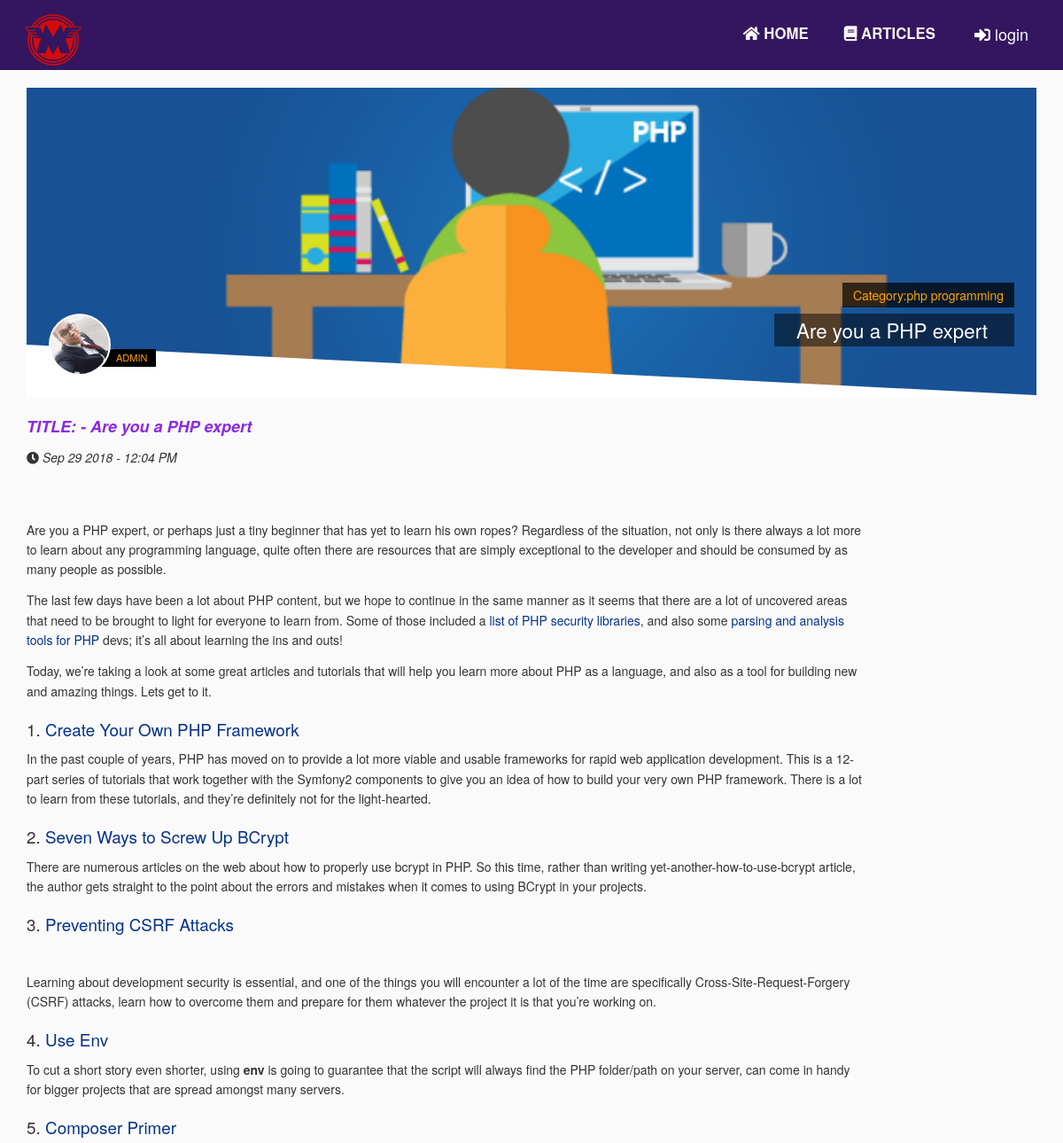
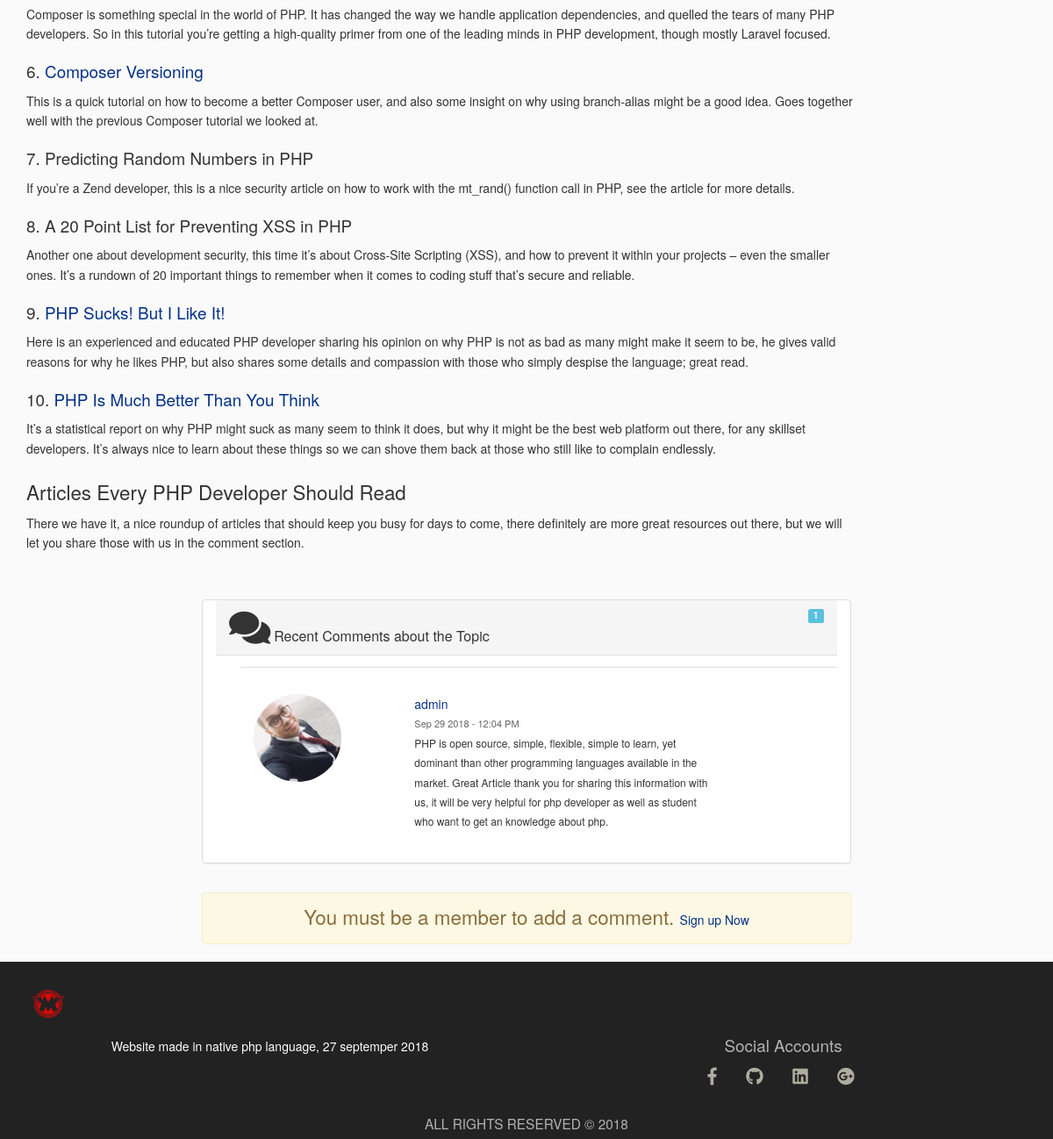
Page /article.php?id=3 on the committed database (2 pictures, top to bottom).
### tables this page shows
CREATE TABLE `posts` (
  `post_id` int(11) NOT NULL,
  `title` varchar(255) NOT NULL,
  `post` longtext NOT NULL,
  `category_id` varchar(255) NOT NULL,
  `image` varchar(255) NOT NULL,
  `author_id` int(11) NOT NULL,
  `status` varchar(255) NOT NULL DEFAULT 'draft',
  `post_date` timestamp(6) NOT NULL DEFAULT CURRENT_TIMESTAMP(6)
);

CREATE TABLE `users` (
  `user_id` int(11) NOT NULL,
  `username` varchar(255) NOT NULL,
  `email` varchar(255) NOT NULL,
  `password` varchar(255) NOT NULL,
  `gender` varchar(255) NOT NULL,
  `profile_photo` varchar(255) NOT NULL,
  `about_user` text NOT NULL,
  `facebook` varchar(255) NOT NULL,
  `linkdin` varchar(255) NOT NULL,
  `youtube` varchar(255) NOT NULL,
  `role` varchar(255) NOT NULL DEFAULT 'writer',
  `statusUser` varchar(255) NOT NULL DEFAULT 'safe',
  `reg_date` timestamp NULL DEFAULT CURRENT_TIMESTAMP
);

CREATE TABLE `category` (
  `cate_id` int(11) NOT NULL,
  `categoryName` varchar(255) NOT NULL
);

CREATE TABLE `comments` (
  `com_id` int(11) NOT NULL,
  `com_post_id` int(11) NOT NULL,
  `com_user_id` int(11) NOT NULL,
  `comment` text NOT NULL,
  `status` varchar(255) NOT NULL DEFAULT 'published',
  `com_date` timestamp NOT NULL DEFAULT CURRENT_TIMESTAMP
);

### article.php (the view, shortened to what this page needs)
<?php
include_once("include/header.php");
$id = intval($_GET['id']);
$sql = mysqli_query($connect," SELECT * FROM `posts` p
                                            INNER JOIN `users` u
                                                ON p.author_id = u.user_id
                                            INNER JOIN `category` c
                                                ON p.category_id = c.categoryName
                                            WHERE
                                            `post_id` = '$id'
                                            ORDER BY
                                            `post_id` DESC
                                        ");
$post = mysqli_fetch_assoc($sql);
            $commentSql = mysqli_query($connect,"SELECT * FROM `comments` c
                                                INNER JOIN `users` u
                                                ON c.com_user_id = u.user_id
                                                WHERE
                                                `com_post_id` = '$id'
                                                AND
                                                `status` = 'published'
                                                ORDER BY `com_id` ASC
                                                ");
?>
<div class="container" style="overflow-wrap: break-word; ">
    <div class="col-xs-12">
        <div class="row">
        <div class="header">
            <img style="width:100%" src="<?php echo $post['image']; ?>" />
            <div class="triangulo"></div>
            <div class="profile">
                <img style="height: 70px; width: 70px;" class="photo-author img-circle" src="<?php echo $post['profile_photo']; ?>" />
                <span class="name-author"><a style="color:#ffa500; text-transform: uppercase;" href="profile.php?userId=<?php echo $post['user_id']?>"><?php echo $post['username']; ?></a></span>
            </div>
            <h5 class="sub-title">Category:<?php echo $post['categoryName']; ?></h5>
            <h2 class="title"><?php echo (strlen($post['title']) > 30 ? substr($post['title'],0, 30) . '...' : $post['title']);?></h2>
        </div>
        <div class="row">
            <div class="col-xs-12">
                <h4 style="line-height: 25px; font-style: italic;">
                    <span class="h4"><strong style="color: blueviolet;">TITLE: -
                    <?php echo $post['title']; ?>
                  </strong></span>
                </h4>
                <h4 class="h5" style="line-height: 25px; font-style: italic;">
                   <i class="fas fa-clock"></i>
                    <?php echo date('M j Y - g:i A', strtotime($post['post_date'])); ?>
                </h4>
            </div>
        </div>
        <div class="row row-eq-height" style="">
            <div class="col-xs-10 text">
                         <?php echo $post['post']; ?>
            </div>
        </div>
   </div>
   <div class="col-md-8 col-md-offset-2" style="text-align: center;">
   </div>
 <div class="panel panel-default widget col-md-8 col-md-offset-2 ">
            <div class="panel-heading">
                <i class="fas fa-comments fa-3x"></i>
                <h3 class="panel-title">
                    Recent Comments about the Topic</h3>
                    <?php
                      $count_comment = mysqli_query($connect,"SELECT `com_id`
                                                                  FROM `comments`
                                                                    WHERE
                                                                  `com_post_id`='$id'
                                                                  ");
                      $count = mysqli_num_rows($count_comment);
                    ?>
                <span class="label label-info">
                   <?php echo $count; ?></span>
            </div>
            <div class="panel-body">
                <ul class="list-group">
              <?php
                                    if (mysqli_num_rows($commentSql) == 0) {?>
                                        <h2 class="alert alert-info" style="text-align: center;" role="alert">THERE ARE NO COMMENTS YET</h2>
              <?php }else{
                    while ($comment = mysqli_fetch_assoc($commentSql)) {
              ?>
                         <li class="list-group-item">
                        <div class="row">
                            <div class="col-xs-4 col-md-4 img-responsive" >
                                <img style="width: 100px; max-width: 100px; height: 100px; max-height: 100px;"
                                     src="<?php echo $comment['profile_photo'];?>"
                                     class="img-circle img-responsive"
                                     alt="<?php echo $comment['username'];?>"  />
                            </div>
                            <div class="col-xs-7 col-md-8">
                                <div>
                                    <a href="profile.php?userId=<?php echo $comment['user_id'];?>">
                                        <?php echo $comment['username'];?>
                                     </a>
                                    <div class="mic-info">
                                         <?php echo date('M j Y - g:i A' ,strtotime($comment['com_date']));?>
                                    </div>
                                </div>
                                <div class="comment-text">
                                    <?php echo $comment['comment'];?>
                                </div>
                            </div>
                        </div>
                    </li>
                <?php }} ?>
                </ul>
            </div>
        </div>
<?php
if(isset($_SESSION['id'])){
   $Updateuser = mysqli_query($connect,"SELECT * FROM `users` WHERE `user_id` = '$_SESSION[id]'");
   $user = mysqli_fetch_assoc($Updateuser);
    if($user['statusUser'] == 'safe'){
?>
<div class="container col-md-12">
  <div class="row">
    <b class="h2" style="color: #d40b0bcf;">Write a Comment</b>
  </div>
    <div class="row">
    <div class="col-md-6">
                <div class="widget-area no-padding blank">
                <div class="status-upload">
                  <form action="controller/comment.php" method="POST" id="comments">
                    <input type="hidden" name="id" value="<?php echo $id;?>">
                    <textarea name="comment" placeholder="write a comment" ></textarea>
                        <div id="com_result"></div>
                    <button type="submit" name="add_com" class="btn btn-success green"><i class="fa fa-share"></i> Add Comment</button>
                  </form>
                </div>
              </div>
            </div>
    </div>
</div>
<!--
  endwrite comment
                 -->
        <?php
              }else{
                 echo '<h3 style="text-align:center;" class=" col-md-8 col-md-offset-2 alert alert-danger" role="alert">Your Account has been banned from comment temporary</h3>';
              }
      }else{
 echo '<h2 style="text-align:center;" class=" col-md-8 col-md-offset-2 alert alert-warning" role="alert">You must be a member to add a comment. <a style="font-size:14px;" href="new_profile.php" target="_blank">Sign up Now</a></h2>';
}
?>
  </div>
</div>
<?php
include_once("include/footer.php");
?>

### css/style.css (style rules this page uses)
ol, ul { list-style: none }
* { margin: 0; padding: 0 }
* { outline: none }
.row:after { content: "."; display: block; clear: both; visibility: hidden; line-height: 0; height: 0 }
a { color: #043189; text-decoration: none; cursor: pointer; cursor: hand }
a:not(.slide), span:not(.slide) { -webkit-transition-duration: .1s; -webkit-transition-property: color, background-color, opacity, outline; -moz-transition-duration: .1s; -moz-transition-property: color, background-color, opacity, outline; transition-duration: .1s; transition-property: color, background-color, opacity, outline }
h1, h2, h3, h4, h5, h6 { line-height: 1em; margin: .6em 0 }
h1:first-child, h2:first-child, h3:first-child, h4:first-child, h5:first-child, h6:first-child { margin-top: 0 }
h2 { font-size: 160% }
h3 { font-size: 135% }
h4 { font-size: 110%; margin-top: 2em }
p+h2, ul+h2, ol+h2, p+h3, ul+h3, ol+h3 { margin-top: 1.2em }
p, ul, ol, table { line-height: 1.6em; margin: .9em 0 }
ul, ol { margin-left: 2em }
ul { list-style-type: square }
html { height: 100% }
body { height: 100%; background: #fff }
.row { margin-top: 20px; margin-bottom: 20px }
.header { position:relative;overflow:hidden;max-height:350px;display:flex;align-items:center;justify-content:center }
.text { margin-top:15px; }
.title { position: absolute; bottom: 45px; padding: 7px; right: 25px; padding-left: 25px; padding-right: 30px; color: white; background: rgba(0,0,0,0.5); }
.sub-title { position: absolute; bottom: 94px; padding: 7px; right: 25px; padding-left: 12px; padding-right: 12px; color: orange; background: rgba(0,0,0,0.7); }
.name-author { position: absolute; bottom: 35px; left: 100px; font-size: 11px; color: white; background: black; padding: 2px; padding-right: 10px; padding-left: 22px; margin-left: -21px; z-index: 1; font-weight: 500; }
.photo-author { max-height: 70px; padding: 2px; position: absolute; left: 25px; bottom: 25px; background: white; z-index: 3; }
.triangulo { position:absolute; bottom:0px; left:0px; width: 0; height: 0; border-style: solid; border-width: 60px 0 0 1200px; border-color: transparent transparent transparent #ffffff; }
.row-eq-height { display: -webkit-box; display: -webkit-flex; display: -ms-flexbox; display: flex; }
.widget .panel-body { padding:0px; }
.widget .list-group { margin-bottom: 0; }
.widget .panel-title { display:inline }
.widget .label-info { float: right; }
.widget li.list-group-item { border-radius: 0;border: 0;border-top: 1px solid #ddd; }
.widget .mic-info { color: #666666;font-size: 11px; }
.widget .comment-text { font-size: 12px; }
body { background: #fafafa; }
.list-group-item:last-child { padding-right: 145px; }

### rows in the picture
posts: image (picture), author.profile_photo (picture), author.username "ADMIN", category.categoryName "php programming", title "Are you a PHP expert", post_date "Sep 29 2018 - 12:04 PM", post "Are you a PHP expert, or perhaps just a tiny beginner that has yet to learn his own ropes? Regardless of the situation, not only is there always a lot more to learn about any programming language, quite often there are resources that are simply exceptional to the developer and should be consumed by as many people as possible. The last few days have been a lot about PHP content, but we hope to continue in the same manner as it seems that there are a lot of uncovered areas that need to be brought to light for everyone to learn from. Some of those included a list of PHP security libraries , and also some parsing and analysis tools for PHP devs; it’s all about learning the ins and outs! Today,…"
comments: com_user.profile_photo (picture), com_user.username "admin", com_date "Sep 29 2018 - 12:04 PM", comment "PHP is open source, simple, flexible, simple to learn, yet dominant than other programming languages available in the market. Great Article thank you for sharing this information with us, it will be very helpful for php developer as well as student who want to get an knowledge about php."

### other values in the picture
$count "1"
